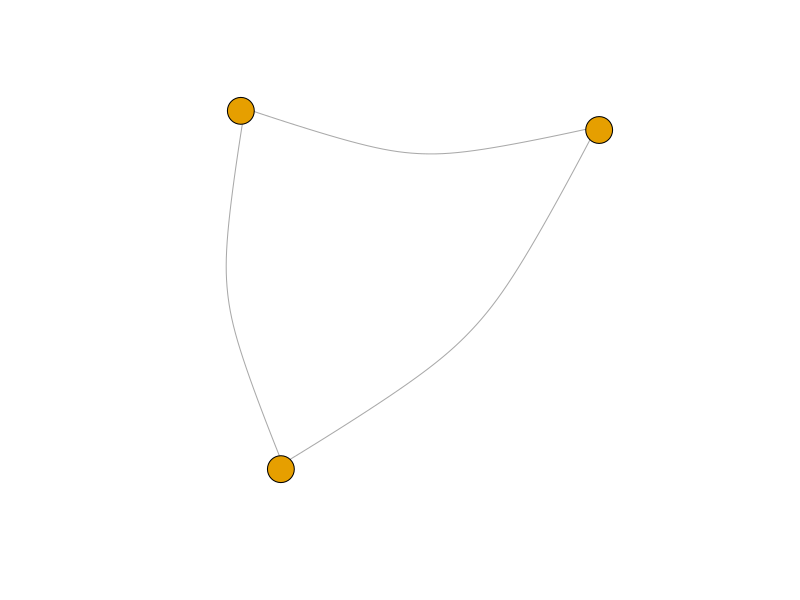
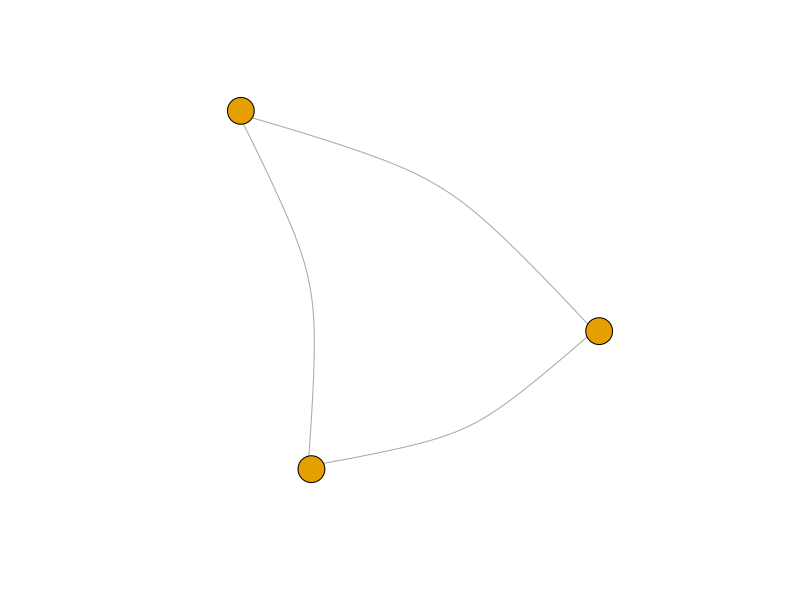
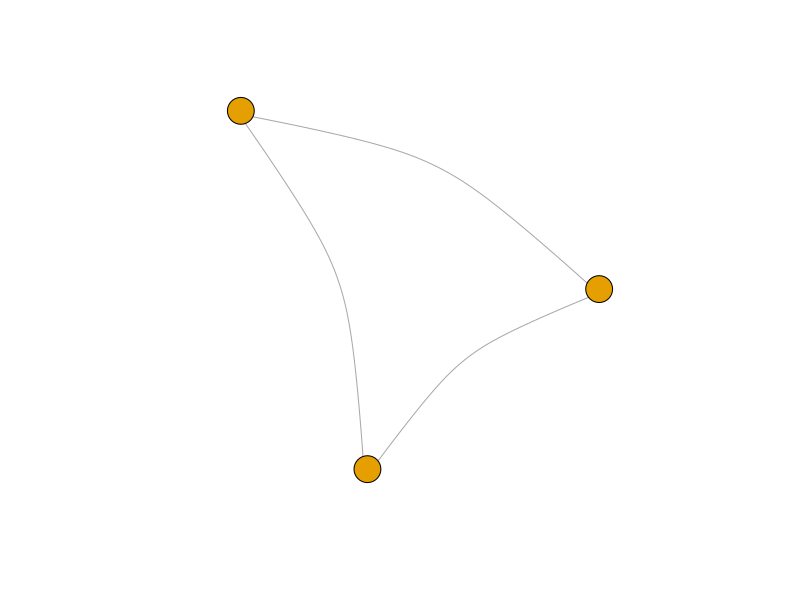
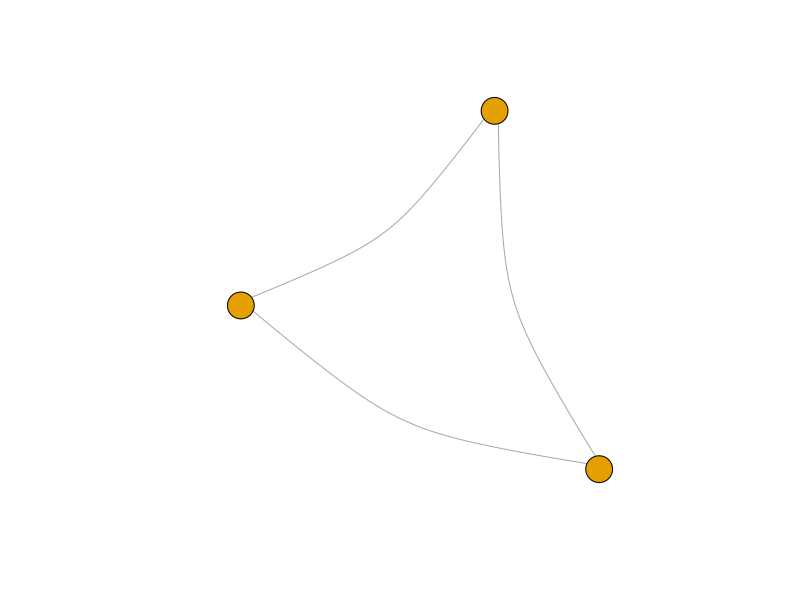
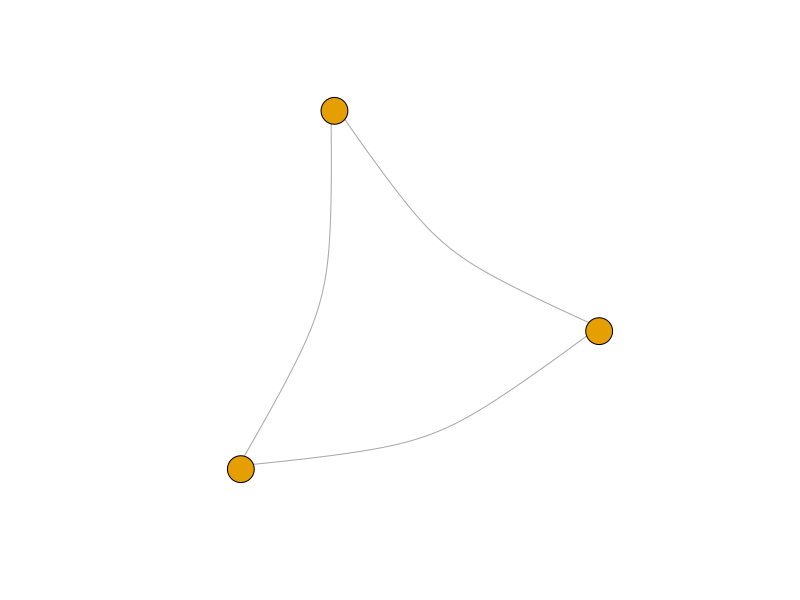
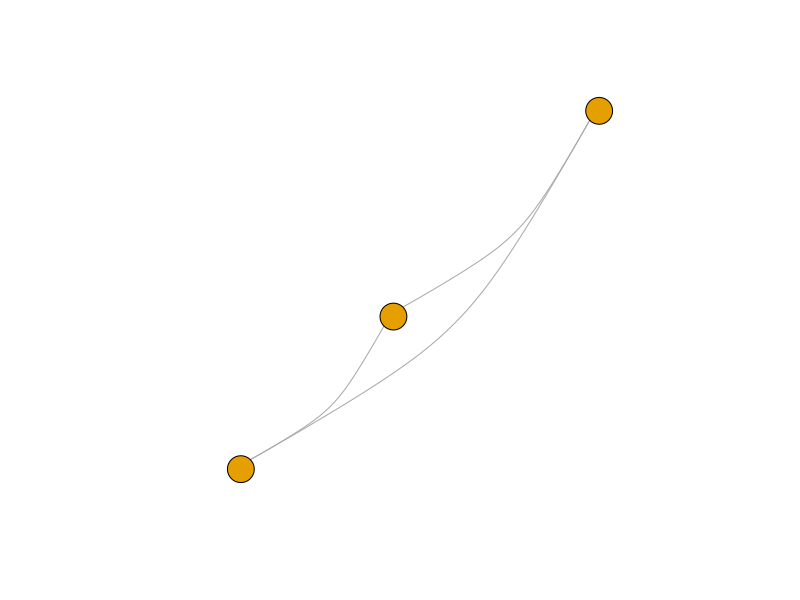
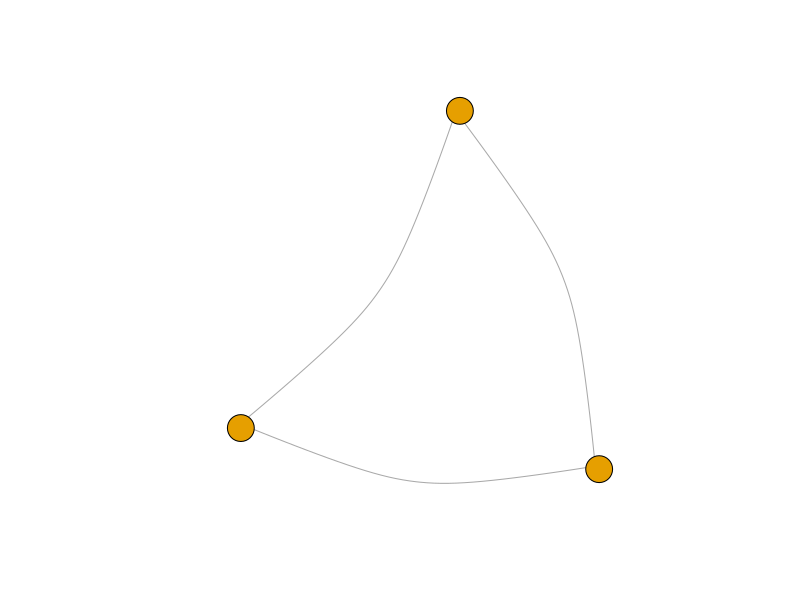
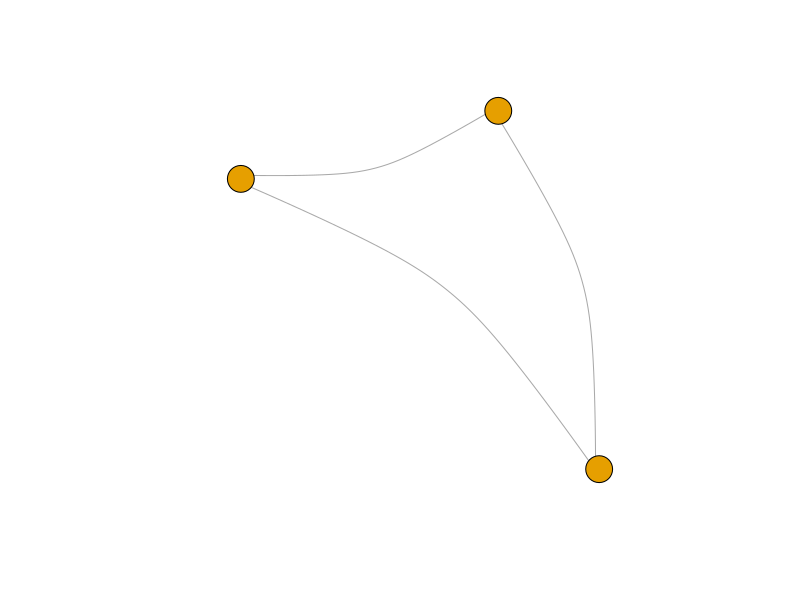

The R script that drew these images, in order: (Note: this script raises an error after producing the figures.)
#############################_Libraries_##########################
setwd(dirname(rstudioapi::getSourceEditorContext()$path))
getwd()
Sys.setenv(LANG = "en")

if (!("igraph" %in% rownames(installed.packages()))) install.packages("igraph")
library(igraph)

#############################_Graph_generation_#######################
#' Losowy obrót dla rysunku grafu - layout_in_circle() psuje losowość
#'
#' @param List graph
#' @return matrix
#'
randomLayout <- function(graph)
{
  rotation <- runif(1, 0, 2*pi)
  layout <- layout_in_circle(graph)
  return(cbind(cos(rotation) * layout[,1] - sin(rotation) * layout[,2], sin(rotation) * layout[,1] + cos(rotation) * layout[,2]))
}

#' Graf ścieżka N wierzchołków, nieskierowany
#'
#' @param N int - liczba rysunków
#' @param vertexNo int - liczba wierzchołków
#' @param plotCurve float
#' @return void
#'
plotPaths <- function(N, vertexNo, plotCurve)
{
  fileName <- 'path'
  dir.create(fileName, showWarnings = FALSE)
  dir.create(file.path(fileName, vertexNo), showWarnings = FALSE)
  
  pathName <- paste0(fileName, '/', vertexNo)
  unlink(paste0(pathName, "/*"))
  
  definition <- c()
  for (index in 1:(vertexNo-1))
  {
    definition <- c(definition, index, index + 1)
  }
  definitionMatrix <- matrix(definition, ncol = 2, byrow = TRUE)
  
  for (i in 1:N)
  {
    graph <- graph_from_edgelist(definitionMatrix, directed = FALSE)
    E(graph)$weight <- runif(ecount(graph))
    png(file.path(pathName, paste0(fileName, "-", i, ".png")), width = 800, height = 600)
    plot(graph, vertex.label = NA, edge.curved = plotCurve)
    # plot(graph, vertex.label = NA, edge.curved = plotCurve, layout = randomLayout(graph)) # Bez opisów wierzchołków, zakrzywienie krawędzi, losowy obrót
    dev.off()
  }
}

#' Graf cykliczny N wierzchołków, 100% pewności na połączenie wierzchołków, nieskierowany
#'
#' @param N int - liczba rysunków
#' @param vertexNo int - liczba wierzchołków
#' @param plotCurve float
#' @return void
#'
plotCycles <- function(N, vertexNo, plotCurve)
{
  fileName <- 'cycle'
  dir.create(fileName, showWarnings = FALSE)
  dir.create(file.path(fileName, vertexNo), showWarnings = FALSE)
  
  pathName <- paste0(fileName, '/', vertexNo)
  unlink(paste0(pathName, "/*"))
  
  for (i in 1:N)
  {
    graph <- erdos.renyi.game(vertexNo, 1, directed = FALSE)
    E(graph)$weight <- runif(ecount(graph))
    png(file.path(pathName, paste0(fileName, "-", i, ".png")), width = 800, height = 600)
    plot(graph, vertex.label = NA, edge.curved = plotCurve)
    # plot(graph, vertex.label = NA, edge.curved = plotCurve, layout = randomLayout(graph)) # Bez opisów wierzchołków, zakrzywienie krawędzi 0.3
    dev.off()
  }
}

#' Graf pełny N wierzchołków, 100% pewności na połączenie wierzchołków, nieskierowany
#'
#' @param N int - liczba rysunków
#' @param vertexNo int - liczba wierzchołków
#' @param plotCurve float
#' @return void
#'
plotFullGraphs <- function(N, vertexNo, plotCurve)
{
  fileName <- 'full'
  dir.create(fileName, showWarnings = FALSE)
  dir.create(file.path(fileName, vertexNo), showWarnings = FALSE)
  
  pathName <- paste0(fileName, '/', vertexNo)
  unlink(paste0(pathName, "/*"))
  
  for (i in 1:N)
  {
    graph <- graph.full(vertexNo, directed = FALSE)
    E(graph)$weight <- runif(ecount(graph))
    png(file.path(pathName, paste0(fileName, "-", i, ".png")), width = 800, height = 600)
    plot(graph, vertex.label = NA, edge.curved = plotCurve)
    dev.off()
  }
}

# plotPaths(50, 3, 0.3)
# plotCycles(50, 3, 0.3)
plotFullGraphs(50, 3, 0.3)
